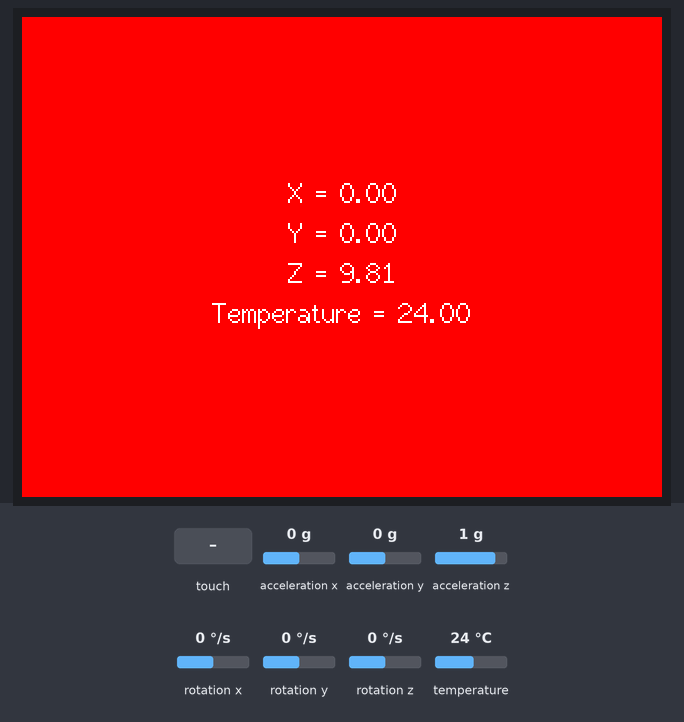
Bench run of a sketch on a simulated ESP32. On the bench: 320×240 colour display. The inputs (shaded band) are chosen by the test bench; at power-on: acceleration x 0 g, acceleration y 0 g, acceleration z 1 g, temperature 24 °C, rotation x 0 °/s, rotation y 0 °/s, rotation z 0 °/s. What the sketch prints to the serial monitor is not drawn.

Above: at 1.5 s.
1.6 s: touch panel pressed at 13 % / 10 % of its raw x / y range
At 1.95 s:
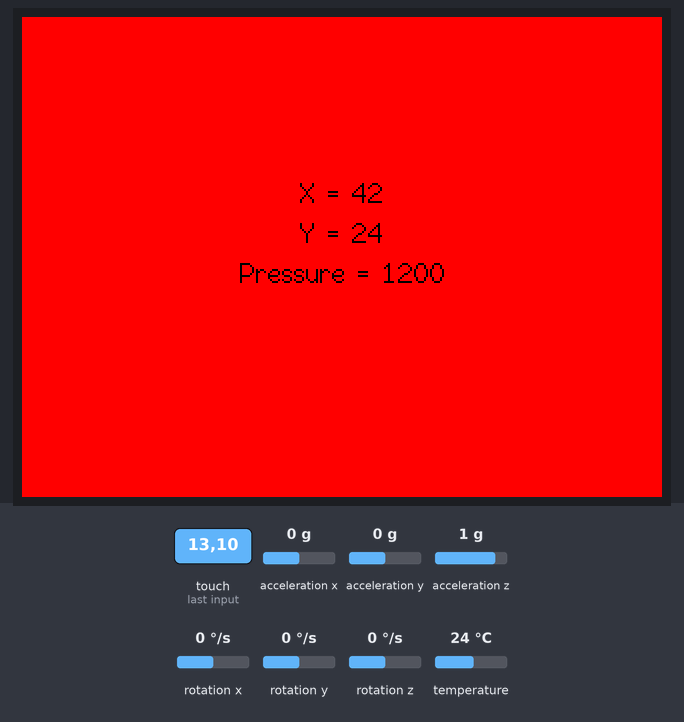
4.6 s: acceleration x set to -1.4 g
At 6.4 s:
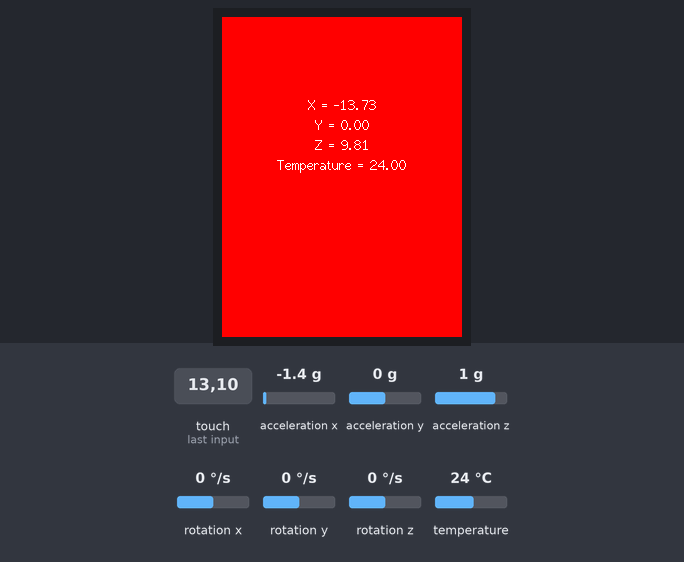
6.7 s: acceleration y set to -1.4 g
At 7.5 s:
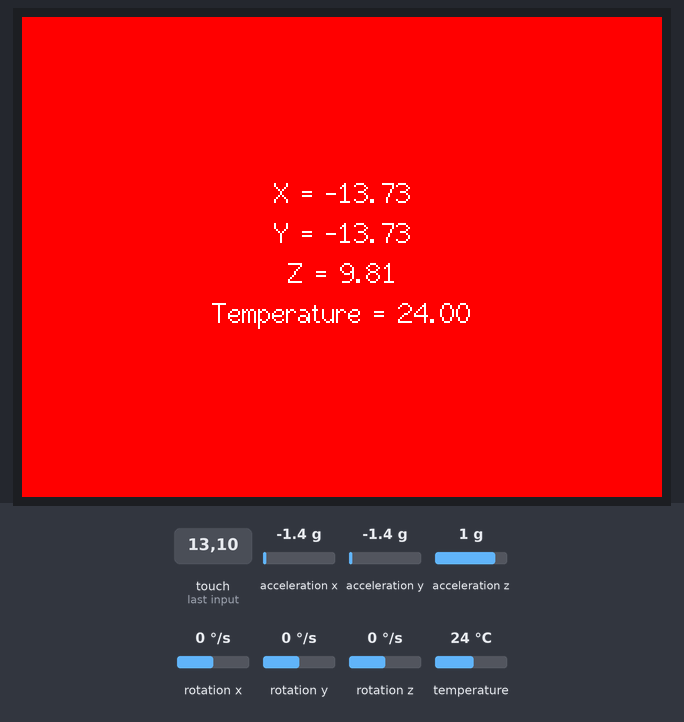
8.7 s: acceleration z set to -1.4 g
At 9.9 s:
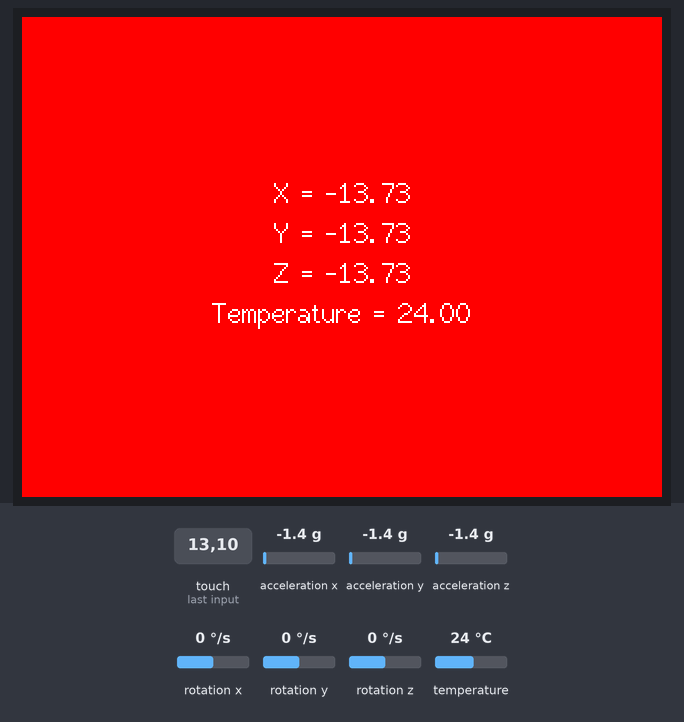
10.4 s: touch panel pressed at 38 % / 10 % of its raw x / y range
At 10.77 s:
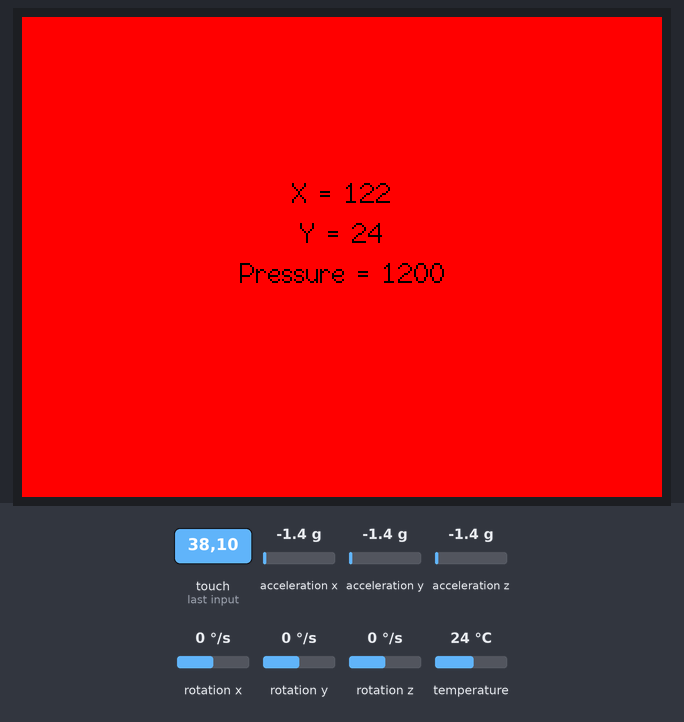
12.3 s: temperature set to 12 °C
At 13.1 s:
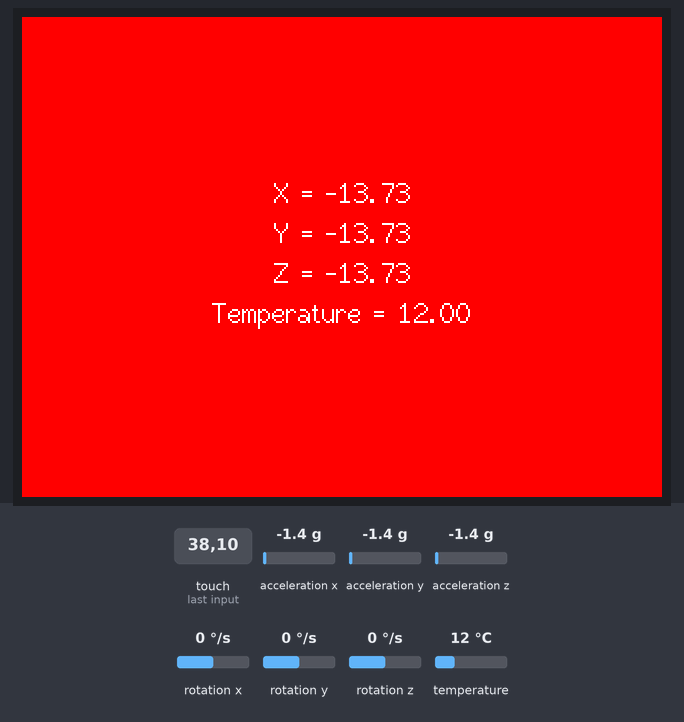
Timing chart, 0 to 15.1 s (numbered marks = the images above; inputs shaded):
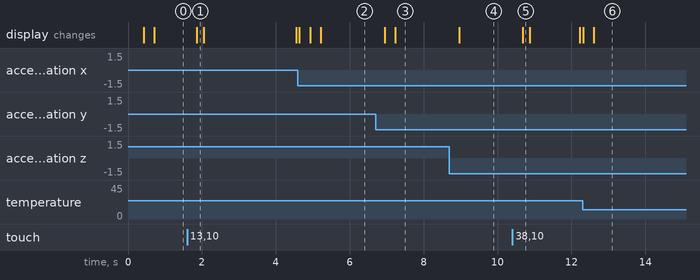

The sketch:

ESP_32_Pad.ino
```cpp
// (licence header left out)
#include <SPI.h>

/*  Install the "TFT_eSPI" library by Bodmer to interface with the TFT Display - https://github.com/Bodmer/TFT_eSPI
    *** IMPORTANT: User_Setup.h available on the internet will probably NOT work with the examples available at Random Nerd Tutorials ***
    *** YOU MUST USE THE User_Setup.h FILE PROVIDED IN THE LINK BELOW IN ORDER TO USE THE EXAMPLES FROM RANDOM NERD TUTORIALS ***
    FULL INSTRUCTIONS AVAILABLE ON HOW CONFIGURE THE LIBRARY: https://RandomNerdTutorials.com/cyd/ or https://RandomNerdTutorials.com/esp32-tft/   */
#include <TFT_eSPI.h>

// Install the "XPT2046_Touchscreen" library by Paul Stoffregen to use the Touchscreen - https://github.com/PaulStoffregen/XPT2046_Touchscreen
// Note: this library doesn't require further configuration
#include <XPT2046_Touchscreen.h>
#include <Adafruit_MPU6050.h>
#include <Adafruit_Sensor.h>
#include <Wire.h>

Adafruit_MPU6050 mpu;

TFT_eSPI tft = TFT_eSPI();

// Touchscreen pins
#define XPT2046_IRQ 36   // T_IRQ
#define XPT2046_MOSI 32  // T_DIN
#define XPT2046_MISO 39  // T_OUT
#define XPT2046_CLK 25   // T_CLK
#define XPT2046_CS 33    // T_CS

SPIClass touchscreenSPI = SPIClass(VSPI);
XPT2046_Touchscreen touchscreen(XPT2046_CS, XPT2046_IRQ);

#define FONT_SIZE 2

// Touchscreen coordinates: (x, y) and pressure (z)
int x, y, z;

int screenWidth = 320;
int screenHeight = 240;

void updateScreenSize() {
  switch (tft.getRotation()) {
    case 1:
    case 3:
      screenWidth = 320;
      screenHeight = 240;
      break;
    case 0:
    case 2:
      screenWidth = 240;
      screenHeight = 320;
      break;
    default:
      screenWidth = 320;
      screenHeight = 240;
      break;
  }
}


// Print Touchscreen info about X, Y and Pressure (Z) on the Serial Monitor
void printTouchToSerial(int touchX, int touchY, int touchZ) {
  Serial.print("X = ");
  Serial.print(touchX);
  Serial.print(" | Y = ");
  Serial.print(touchY);
  Serial.print(" | Pressure = ");
  Serial.print(touchZ);
  Serial.println();
}

// Print Touchscreen info about X, Y and Pressure (Z) on the TFT Display
void printTouchToDisplay(int touchX, int touchY, int touchZ) {
  // Clear TFT screen
  tft.fillScreen(TFT_RED);
  tft.setTextColor(TFT_BLACK, TFT_RED);

  int centerX = screenWidth / 2;
  int textY = 80;

  String tempText = "X = " + String(touchX);
  tft.drawCentreString(tempText, centerX, textY, FONT_SIZE);

  textY += 20;
  tempText = "Y = " + String(touchY);
  tft.drawCentreString(tempText, centerX, textY, FONT_SIZE);

  textY += 20;
  tempText = "Pressure = " + String(touchZ);
  tft.drawCentreString(tempText, centerX, textY, FONT_SIZE);
}// Print Touchscreen info about X, Y and Pressure (Z) on the TFT Display


void printSensorToDisplay(float acceleration_x, float acceleration_y, float acceleration_z, float temperature) {
  // Clear TFT screen
  tft.fillScreen(TFT_RED);
  tft.setTextColor(TFT_WHITE, TFT_RED);

  int centerX = screenWidth / 2;
  int textY = 80;

  String tempText = "X = " + String(acceleration_x);
  tft.drawCentreString(tempText, centerX, textY, FONT_SIZE);

  textY += 20;
  tempText = "Y = " + String(acceleration_y);
  tft.drawCentreString(tempText, centerX, textY, FONT_SIZE);

  textY += 20;
  tempText = "Z = " + String(acceleration_z);
  tft.drawCentreString(tempText, centerX, textY, FONT_SIZE);

  textY += 20;
  tempText = "Temperature = " + String(temperature);
  tft.drawCentreString(tempText, centerX, textY, FONT_SIZE);
}

void setup() {
  Serial.begin(115200);

  // Start the SPI for the touchscreen and init the touchscreen
  touchscreenSPI.begin(XPT2046_CLK, XPT2046_MISO, XPT2046_MOSI, XPT2046_CS);
  touchscreen.begin(touchscreenSPI);
  // Set the Touchscreen rotation in landscape mode
  // Note: in some displays, the touchscreen might be upside down, so you might need to set the rotation to 3: touchscreen.setRotation(3);
  touchscreen.setRotation(0);

  // Start the tft display
  tft.init();
  // Set the TFT display rotation in landscape mode
  tft.setRotation(0);

  // Clear the screen before writing to it
  tft.fillScreen(TFT_RED);
  tft.setTextColor(TFT_WHITE,TFT_RED);

  // Set X and Y coordinates for center of display
  int centerX = screenWidth / 2;
  int centerY = screenHeight / 2;

  tft.drawCentreString("Hello, world!", centerX, 30, FONT_SIZE);
  tft.drawCentreString("Touch screen to test", centerX, centerY, FONT_SIZE);

  Serial.begin(115200);
  while (!Serial)
    delay(10); // will pause Zero, Leonardo, etc until serial console opens

  Serial.println("Adafruit MPU6050 test!");

 // Initialize I2C communication with custom SDA and SCL pins
  Wire.begin(18, 19); // SDA, SCL


  // Try to initialize!
  if (!mpu.begin(MPU6050_I2CADDR_DEFAULT, &Wire)) {
    Serial.println("Failed to find MPU6050 chip");
    while (1) {
      delay(10);
    }
  }
  Serial.println("MPU6050 Found!");

  mpu.setAccelerometerRange(MPU6050_RANGE_8_G);
  Serial.print("Accelerometer range set to: ");
  switch (mpu.getAccelerometerRange()) {
  case MPU6050_RANGE_2_G:
    Serial.println("+-2G");
    break;
  case MPU6050_RANGE_4_G:
    Serial.println("+-4G");
    break;
  case MPU6050_RANGE_8_G:
    Serial.println("+-8G");
    break;
  case MPU6050_RANGE_16_G:
    Serial.println("+-16G");
    break;
  }
  mpu.setGyroRange(MPU6050_RANGE_500_DEG);
  Serial.print("Gyro range set to: ");
  switch (mpu.getGyroRange()) {
  case MPU6050_RANGE_250_DEG:
    Serial.println("+- 250 deg/s");
    break;
  case MPU6050_RANGE_500_DEG:
    Serial.println("+- 500 deg/s");
    break;
  case MPU6050_RANGE_1000_DEG:
    Serial.println("+- 1000 deg/s");
    break;
  case MPU6050_RANGE_2000_DEG:
    Serial.println("+- 2000 deg/s");
    break;
  }

  mpu.setFilterBandwidth(MPU6050_BAND_5_HZ);
  Serial.print("Filter bandwidth set to: ");
  switch (mpu.getFilterBandwidth()) {
  case MPU6050_BAND_260_HZ:
    Serial.println("260 Hz");
    break;
  case MPU6050_BAND_184_HZ:
    Serial.println("184 Hz");
    break;
  case MPU6050_BAND_94_HZ:
    Serial.println("94 Hz");
    break;
  case MPU6050_BAND_44_HZ:
    Serial.println("44 Hz");
    break;
  case MPU6050_BAND_21_HZ:
    Serial.println("21 Hz");
    break;
  case MPU6050_BAND_10_HZ:
    Serial.println("10 Hz");
    break;
  case MPU6050_BAND_5_HZ:
    Serial.println("5 Hz");
    break;
  }

  Serial.println("");
  delay(100);


}

void loop() {

  /* Get new sensor events with the readings */
  sensors_event_t a, g, temp;
  mpu.getEvent(&a, &g, &temp);

  float ax = a.acceleration.x;
  float ay = a.acceleration.y;
  float az = a.acceleration.z;


  printSensorToDisplay(a.acceleration.x, a.acceleration.y, a.acceleration.z, temp.temperature);

// Determine the orientation of the screen based on accelerometer data
  if (abs(ax) > abs(ay)) {
    if (ax > 1) {
      tft.setRotation(2);  // 0 was 3 Portrait with top of the screen to the left
      touchscreen.setRotation(2);
 //     Serial.println("Case 1 - flat on desk");
    } else {
      tft.setRotation(0);  // 0 was 1 Portrait with top of the screen to the right
      touchscreen.setRotation(0);
  //    Serial.println("Case 2 - normal use");
    }
  } else {
    if (ay > 0) {
      tft.setRotation(1);  //1 was 2 Landscape with top of the screen down
      touchscreen.setRotation(1);
//      Serial.println("Case 3 - left");
    } else {
      tft.setRotation(3);  //3 was 0  Landscape with top of the screen up
      touchscreen.setRotation(3);
 //     Serial.println("Case 4 - right");
    }
  }

 updateScreenSize();

 delay(200);

  // Checks if Touchscreen was touched, and prints X, Y and Pressure (Z) info on the TFT display and Serial Monitor
  if (touchscreen.tirqTouched() && touchscreen.touched()) {
    // Get Touchscreen points
    TS_Point p = touchscreen.getPoint();
    // Calibrate Touchscreen points with map function to the correct width and height
    x = map(p.x, 200, 3700, 1, screenWidth);
    y = map(p.y, 240, 3800, 1, screenHeight);
    z = p.z;

    printTouchToSerial(x, y, z);
    printTouchToDisplay(x, y, z);

    delay(100);
  }
}
```

Measured:
- after the input at 1.6 s, the display: changes after 0.26 s (image 1)
- after the input at 4.6 s, the display: first differs from a run without the input after 0.33 s (image 2 shows a later state)
- after the input at 6.7 s, the display: first changes after 0.24 s (image 3 shows a later state)
- after the input at 8.7 s, the display: changes after 0.26 s (image 4)
- after the input at 10.4 s, the display: changes after 0.29 s (image 5)
- after the input at 12.3 s, the display: first differs from a run without the input after 0.31 s (image 6)
